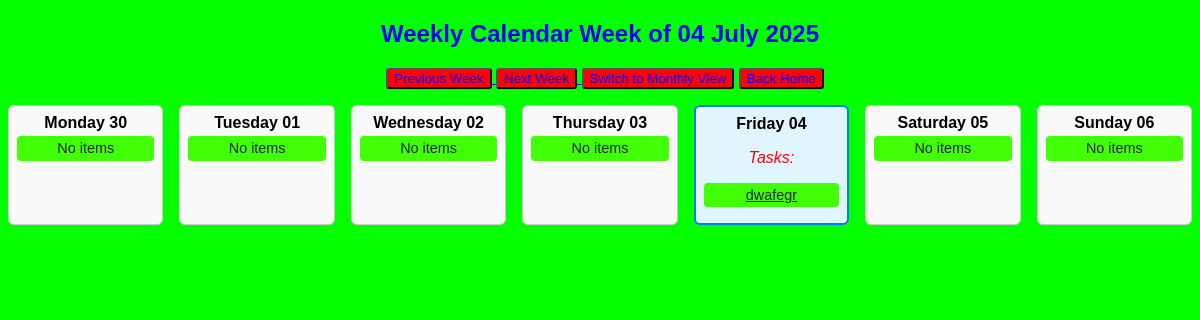
Page /home/calendar/week?date=2025-07-04 (signed in) on the earlier database version.
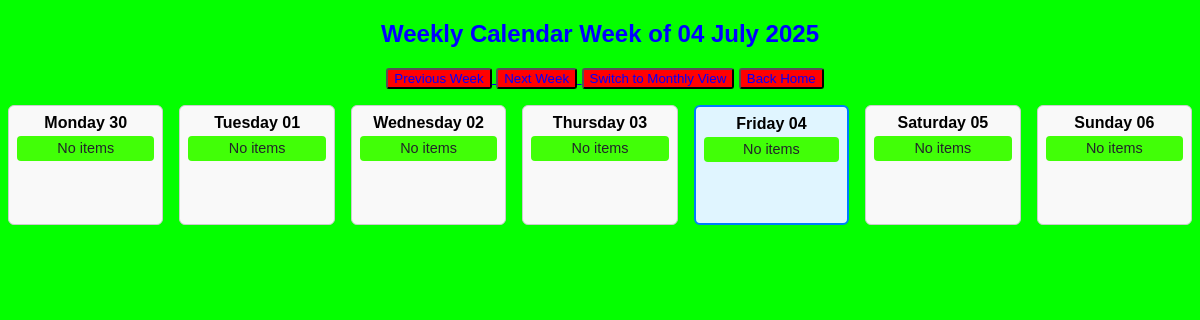
Same page on the later database version.
### models.py (models this page shows)
class Task(db.Model):
    __tablename__ = 'task'
    id = db.Column(db.Integer, primary_key=True)
    name = db.Column(db.String(200), nullable=False)
    type = db.Column(db.String(50), nullable=False)
    subject = db.Column(db.String(100), nullable=True)
    describe = db.Column(db.Text, nullable=True)
    due_date = db.Column(db.DateTime, nullable=True)
    created_at = db.Column(db.DateTime, default=datetime.utcnow)
    completed_at = db.Column(db.DateTime, nullable=True)
    user_id = db.Column(db.Integer, db.ForeignKey('user.id'), nullable=False)

### app.py (the view)
@app.route('/home/calendar/week')
@login_required
def calendar_week():
    ref_date_str = request.args.get('date')
    ref_date = datetime.strptime(ref_date_str, '%Y-%m-%d') if ref_date_str else datetime.today()
    prev_date = ref_date - timedelta(days=7)
    next_date = ref_date + timedelta(days=7)
    tasks = Task.query.filter_by(owner=current_user).all()
    exams = Exam.query.filter_by(owner=current_user).all()
    week_days = generate_week_data(ref_date, tasks, exams)
    return render_template(
        'calendar_week.html',
        week_days=week_days,
        today=ref_date,
        prev_date=prev_date.strftime('%Y-%m-%d'),
        next_date=next_date.strftime('%Y-%m-%d')
    )

### app.py (called while the page is built)
@login_manager.user_loader
def load_user(user_id):
    return User.query.get(int(user_id))

### week_calendar.py (called while the page is built)
def generate_week_data(today, tasks, exams):
    from datetime import timedelta
    start = today - timedelta(days=today.weekday())
    week_days = []
    for i in range(7):
        current_day = start + timedelta(days=i)
        day_tasks = [t for t in tasks if t.due_date and t.due_date.date() == current_day.date()]
        day_exams = [e for e in exams if e.date and e.date.date() == current_day.date()]
        week_days.append({
            'date': current_day,
            'is_today': current_day.date() == today.date(),
            'tasks': day_tasks,
            'exams': day_exams
        })
    return week_days

### templates/calendar_week.html (shortened to what this page needs)
<!DOCTYPE html>
<html>
<head>
    <link rel="stylesheet" href="{{ url_for('static', filename='style.css') }}">
</head>
<body>
  <h2>Weekly Calendar Week of {{ today.strftime('%d %B %Y') }}</h2>
  <nav>
    <a href="{{ url_for('calendar_week', date=prev_date) }}">
        <button>Previous Week</button>
    </a>
    <a href="{{ url_for('calendar_week', date=next_date) }}">
        <button>Next Week</button>
    </a>
    <a href="{{ url_for('calendar_month') }}"><button>Switch to Monthly View</button></a>
    <a href="/home"><button>Back Home</button></a>
  </nav>
  <div class="week-grid">
    {% for day in week_days %}
      <div class="calendar-cell {% if day.is_today %}today{% endif %}">
        <strong>{{ day.date.strftime('%A %d') }}</strong><br>
        {% if day.tasks %}
          <p><em>Tasks:</em></p>
          {% for task in day.tasks %}
            <a href="{{ url_for('view_task', task_id=task.id, origin='week') }}">
                <div class="task-badge">{{ task.name }}</div>
            </a>
          {% endfor %}
        {% endif %}
        {% if not day.exams and not day.tasks %}
          <div class="task-badge empty">No items</div>
        {% endif %}
      </div>
    {% endfor %}
  </div>
</body>
</html>

Differences in the rows shown:
removed Task: name "dwafegr"
Other differences:
list line gone: "Tasks:"
new list line: "No items"
